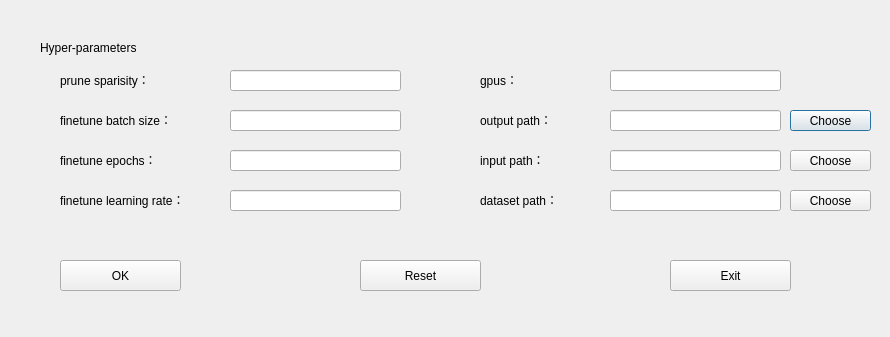
<?xml version="1.0" encoding="UTF-8"?>
<ui version="4.0">
 <class>Dialog</class>
 <widget class="QDialog" name="Dialog">
  <property name="geometry">
   <rect>
    <x>0</x>
    <y>0</y>
    <width>890</width>
    <height>337</height>
   </rect>
  </property>
  <property name="windowTitle">
   <string>Hyper-parameters</string>
  </property>
  <widget class="QLabel" name="label_base">
   <property name="geometry">
    <rect>
     <x>40</x>
     <y>40</y>
     <width>131</width>
     <height>16</height>
    </rect>
   </property>
   <property name="text">
    <string>Hyper-parameters</string>
   </property>
  </widget>
  <widget class="QLineEdit" name="lineEdit_ft_bs">
   <property name="geometry">
    <rect>
     <x>230</x>
     <y>110</y>
     <width>171</width>
     <height>21</height>
    </rect>
   </property>
   <property name="text">
    <string/>
   </property>
  </widget>
  <widget class="QLabel" name="label_ft_bs">
   <property name="geometry">
    <rect>
     <x>60</x>
     <y>110</y>
     <width>150</width>
     <height>20</height>
    </rect>
   </property>
   <property name="text">
    <string>finetune batch size：</string>
   </property>
  </widget>
  <widget class="QLineEdit" name="lineEdit_output_path">
   <property name="geometry">
    <rect>
     <x>610</x>
     <y>110</y>
     <width>171</width>
     <height>21</height>
    </rect>
   </property>
   <property name="text">
    <string/>
   </property>
  </widget>
  <widget class="QLabel" name="label_output_path">
   <property name="geometry">
    <rect>
     <x>480</x>
     <y>110</y>
     <width>111</width>
     <height>20</height>
    </rect>
   </property>
   <property name="text">
    <string>output path：</string>
   </property>
  </widget>
  <widget class="QPushButton" name="pushButton_output_path">
   <property name="geometry">
    <rect>
     <x>790</x>
     <y>110</y>
     <width>81</width>
     <height>21</height>
    </rect>
   </property>
   <property name="text">
    <string>Choose</string>
   </property>
  </widget>
  <widget class="QPushButton" name="pushButton_confirm">
   <property name="geometry">
    <rect>
     <x>60</x>
     <y>260</y>
     <width>121</width>
     <height>31</height>
    </rect>
   </property>
   <property name="text">
    <string>OK</string>
   </property>
  </widget>
  <widget class="QPushButton" name="pushButton_reset">
   <property name="geometry">
    <rect>
     <x>360</x>
     <y>260</y>
     <width>121</width>
     <height>31</height>
    </rect>
   </property>
   <property name="text">
    <string>Reset</string>
   </property>
  </widget>
  <widget class="QPushButton" name="pushButton_quit">
   <property name="geometry">
    <rect>
     <x>670</x>
     <y>260</y>
     <width>121</width>
     <height>31</height>
    </rect>
   </property>
   <property name="text">
    <string>Exit</string>
   </property>
  </widget>
  <widget class="QLabel" name="label_input_path">
   <property name="geometry">
    <rect>
     <x>480</x>
     <y>150</y>
     <width>111</width>
     <height>20</height>
    </rect>
   </property>
   <property name="text">
    <string>input path：</string>
   </property>
  </widget>
  <widget class="QLineEdit" name="lineEdit_input_path">
   <property name="geometry">
    <rect>
     <x>610</x>
     <y>150</y>
     <width>171</width>
     <height>21</height>
    </rect>
   </property>
   <property name="text">
    <string/>
   </property>
  </widget>
  <widget class="QLabel" name="label_dataset_path">
   <property name="geometry">
    <rect>
     <x>480</x>
     <y>190</y>
     <width>111</width>
     <height>20</height>
    </rect>
   </property>
   <property name="text">
    <string>dataset path：</string>
   </property>
  </widget>
  <widget class="QLineEdit" name="lineEdit_dataset_path">
   <property name="geometry">
    <rect>
     <x>610</x>
     <y>190</y>
     <width>171</width>
     <height>21</height>
    </rect>
   </property>
   <property name="text">
    <string/>
   </property>
  </widget>
  <widget class="QLabel" name="label_gpus">
   <property name="geometry">
    <rect>
     <x>480</x>
     <y>70</y>
     <width>111</width>
     <height>20</height>
    </rect>
   </property>
   <property name="text">
    <string>gpus：</string>
   </property>
  </widget>
  <widget class="QLineEdit" name="lineEdit_gpus">
   <property name="enabled">
    <bool>true</bool>
   </property>
   <property name="geometry">
    <rect>
     <x>610</x>
     <y>70</y>
     <width>171</width>
     <height>21</height>
    </rect>
   </property>
   <property name="text">
    <string/>
   </property>
  </widget>
  <widget class="QPushButton" name="pushButton_input_path">
   <property name="geometry">
    <rect>
     <x>790</x>
     <y>150</y>
     <width>81</width>
     <height>21</height>
    </rect>
   </property>
   <property name="text">
    <string>Choose</string>
   </property>
  </widget>
  <widget class="QPushButton" name="pushButton_dataset_path">
   <property name="geometry">
    <rect>
     <x>790</x>
     <y>190</y>
     <width>81</width>
     <height>21</height>
    </rect>
   </property>
   <property name="text">
    <string>Choose</string>
   </property>
  </widget>
  <widget class="QLabel" name="label_ft_epochs">
   <property name="geometry">
    <rect>
     <x>60</x>
     <y>150</y>
     <width>150</width>
     <height>20</height>
    </rect>
   </property>
   <property name="text">
    <string>finetune epochs：</string>
   </property>
  </widget>
  <widget class="QLineEdit" name="lineEdit_ft_epochs">
   <property name="geometry">
    <rect>
     <x>230</x>
     <y>150</y>
     <width>171</width>
     <height>21</height>
    </rect>
   </property>
  </widget>
  <widget class="QLineEdit" name="lineEdit_prune_sparisity">
   <property name="geometry">
    <rect>
     <x>230</x>
     <y>70</y>
     <width>171</width>
     <height>21</height>
    </rect>
   </property>
  </widget>
  <widget class="QLabel" name="label_prune_sparisity">
   <property name="geometry">
    <rect>
     <x>60</x>
     <y>70</y>
     <width>150</width>
     <height>20</height>
    </rect>
   </property>
   <property name="text">
    <string>prune sparisity：</string>
   </property>
  </widget>
  <widget class="QLineEdit" name="lineEdit_ft_lr">
   <property name="geometry">
    <rect>
     <x>230</x>
     <y>190</y>
     <width>171</width>
     <height>21</height>
    </rect>
   </property>
   <property name="text">
    <string/>
   </property>
  </widget>
  <widget class="QLabel" name="label_ft_lr">
   <property name="geometry">
    <rect>
     <x>60</x>
     <y>190</y>
     <width>160</width>
     <height>20</height>
    </rect>
   </property>
   <property name="text">
    <string>finetune learning rate：</string>
   </property>
  </widget>
 </widget>
 <layoutdefault spacing="6" margin="11"/>
 <resources/>
 <connections/>
</ui>
